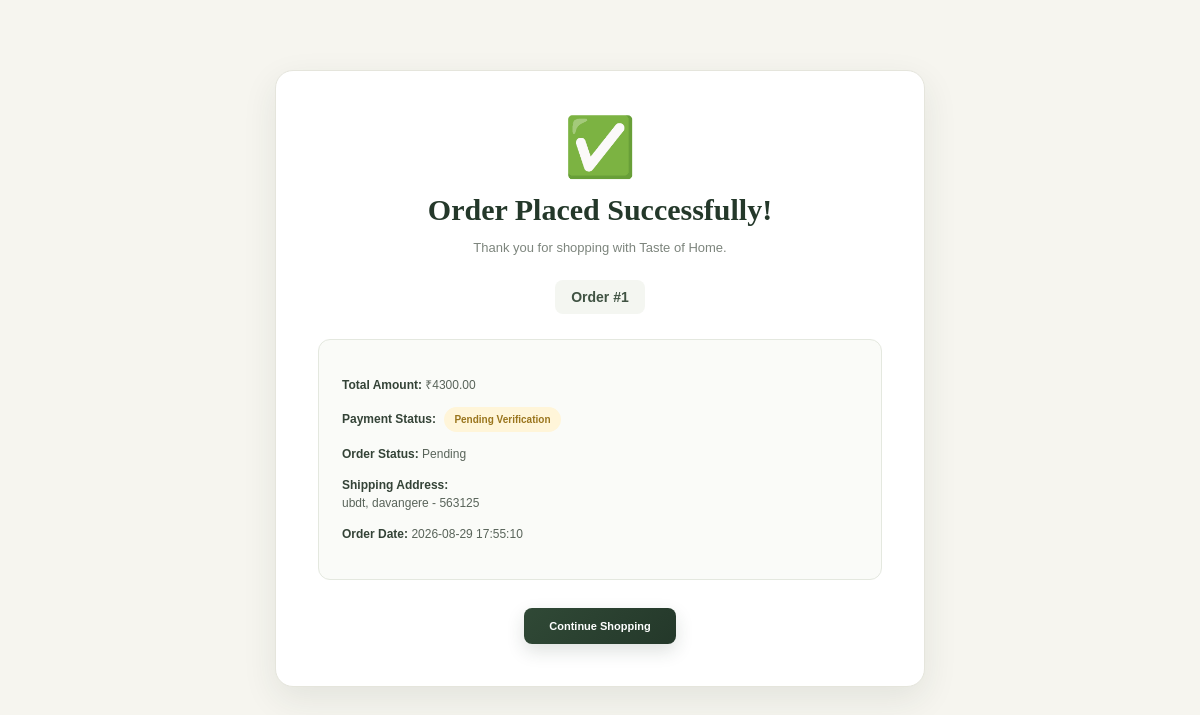
The page /order-success/1 (signed in) on the database its author committed.
### app/models.py (models this page shows)
class Order(Base):
    __tablename__ = "orders"
    id = Column(
        Integer,
        primary_key=True,
        index=True
    )
    customer_id = Column(
        Integer,
        ForeignKey("customers.id"),
        nullable=False
    )
    total_amount = Column(
        Float,
        default=0
    )
    status = Column(
        String(50),
        default="Pending"
    )
    payment_method = Column(
        String(20),
        default="cod",
        nullable=False
    )
    payment_status = Column(
        String(50),
        default="Pending",
        nullable=False
    )
    utr_number = Column(
        String(100),
        nullable=True
    )
    shipping_address = Column(
        Text,
        nullable=True
    )
    created_at = Column(
        DateTime,
        default=lambda: datetime.now(
            ZoneInfo("Asia/Kolkata")
        )
    )
    customer = relationship(
        "Customer",
        back_populates="orders"
    )
    items = relationship(
        "OrderItem",
        back_populates="order",
        cascade="all, delete-orphan"
    )

### app/main.py (the view)
@app.get("/order-success/{order_id}")
async def order_success(
    request: Request,
    order_id: int,
    db: Session = Depends(get_db),
):
    customer_id = request.session.get(
        "customer_id"
    )
    if not customer_id:
        return RedirectResponse(
            url="/login",
            status_code=303
        )
    order = (
        db.query(models.Order)
        .filter(
            models.Order.id == order_id,
            models.Order.customer_id == customer_id
        )
        .first()
    )
    if not order:
        return RedirectResponse(
            url="/shop",
            status_code=303
        )
    return templates.TemplateResponse(
        request=request,
        name="order-success.html",
        context={
            "request": request,
            "order": order,
        },
    )

### app/templates/order-success.html (shortened to what this page needs)
<!DOCTYPE html>
<html lang="en">
<head>
</head>
<body>
<div class="success-container">
{% if order.payment_method == "online" and order.payment_status == "Pending Verification" %}
    <div class="success-icon">
        🕐
    </div>
{% elif order.payment_method == "online" and order.payment_status == "Rejected" %}
    <div class="success-icon">
        ❌
    </div>
{% else %}
    <div class="success-icon">
        ✅
    </div>
{% endif %}
<h1>
    {% if order.payment_method == "online" and order.payment_status == "Pending Verification" %}
        Payment Under Verification
    {% elif order.payment_method == "online" and order.payment_status == "Rejected" %}
        Payment Rejected
    {% else %}
        Order Placed Successfully!
    {% endif %}
</h1>
<p class="intro">
    Thank you for shopping with Taste of Home.
</p>
<div class="order-number">
    Order #{{ order.id }}
</div>
<div class="order-details">
    <p>
        <strong>Total Amount:</strong>
        ₹{{ "%.2f"|format(order.total_amount) }}
    </p>
    <p>
        <strong>Payment Status:</strong>
        {% if order.payment_status == "Paid" %}
            <span class="status status-paid">
                ✓ Verified
            </span>
        {% elif order.payment_status == "Rejected" %}
            <span class="status status-rejected">
                ✕ Rejected
            </span>
        {% else %}
            <span class="status status-pending">
                Pending Verification
            </span>
        {% endif %}
    </p>
    <p>
        <strong>Order Status:</strong>
        {{ order.status }}
    </p>
    <p>
        <strong>Shipping Address:</strong>
        <br>
        {{ order.shipping_address }}
    </p>
    <p>
        <strong>Order Date:</strong>
        {{ order.created_at.strftime('%Y-%m-%d %H:%M:%S') }}
    </p>
</div>
<a
    href="/shop"
    class="btn"
>
    Continue Shopping
</a>
</div>
</body>
</html>

### app/templates/order-success.html (style rules this page uses)
* { box-sizing: border-box; }
body { margin: 0; font-family: Arial, sans-serif; background: #f6f5ef; color: #28372d; }
.success-container { width: 92%; max-width: 650px; margin: 70px auto; background: #ffffff; padding: 42px; border-radius: 18px; text-align: center; box-shadow: 0 12px 35px rgba(36, 56, 42, 0.09); border: 1px solid #e5e5dc; }
.success-icon { font-size: 58px; margin-bottom: 12px; }
h1 { margin: 0 0 10px; color: #24382a; font-family: Georgia, "Times New Roman", serif; font-size: 30px; }
.intro { color: #7d857d; font-size: 13px; margin-bottom: 25px; }
.order-number { display: inline-block; padding: 9px 16px; background: #f4f6f1; border-radius: 8px; color: #405343; font-size: 14px; font-weight: 700; }
.order-details { background: #fafbf8; padding: 23px; border-radius: 12px; text-align: left; margin-top: 25px; border: 1px solid #e4e8df; }
.order-details p { margin: 13px 0; color: #59645a; font-size: 12px; line-height: 1.5; }
.order-details strong { color: #344337; }
.status { display: inline-block; margin-left: 5px; padding: 5px 10px; border-radius: 20px; font-size: 10px; font-weight: 800; }
.status-pending { background: #fff5d9; color: #9a751d; }
.btn { display: inline-block; margin-top: 28px; padding: 12px 25px; background: linear-gradient( 135deg, #304936, #24382a ); color: white; text-decoration: none; border-radius: 8px; font-size: 11px; font-weight: 700; box-shadow: 0 7px 18px rgba(36, 56, 42, 0.15); transition: 0.2s ease; }

### rows shown on the page
Order: id "1", total_amount "4300.00", status "Pending", shipping_address "ubdt, davangere - 563125", created_at "2026-08-29 17:55:10"
